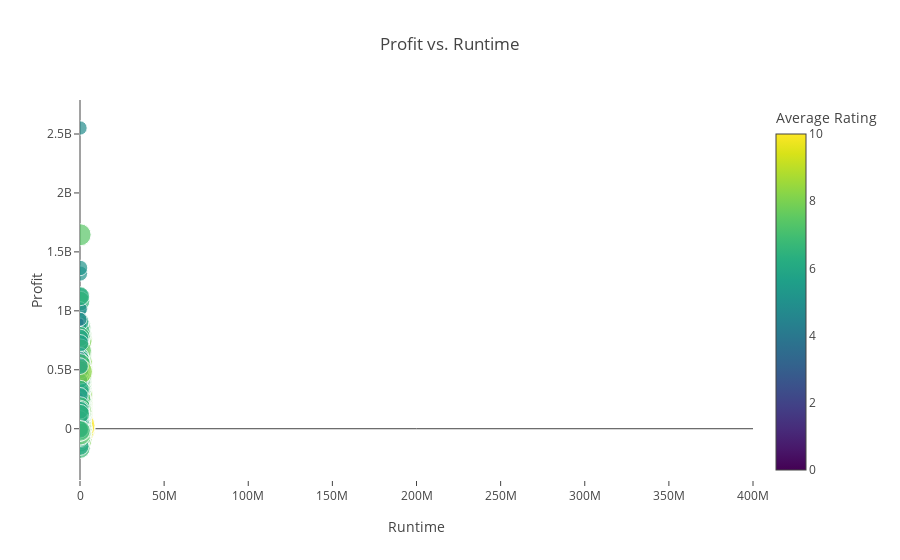

The notebook cell this image was saved under:
### Code cell
layout = go.Layout(
    title='Profit vs. Runtime',
    xaxis=dict(
        title='Runtime',
        gridcolor='rgb(255, 255, 255)',
        range=[0, 4e8],
        zerolinewidth=1,
        ticklen=5,
        gridwidth=2,
    ),
    yaxis=dict(
        title='Profit',
        gridcolor='rgb(255, 255, 255)',
        zerolinewidth=1,
        ticklen=5,
        gridwidth=2,
    )
)
data = [go.Scatter(
    x=df2.runtime.values, # Budget
    y=df2.profit.values,  # Gross
    mode='markers',
    text= df2.title.values, # Movie Titles
    marker=dict(
        size=3*(df.vote_average),
        sizeref=1.0,
        color=df.vote_average.values,
        colorbar=ColorBar(title='Average Rating'),
        showscale=True,
        colorscale='Viridis'
    ))]
fig = go.Figure(data=data, layout=layout)
iplot(fig)

### Figure 1 — Plotly figure (JSON) as saved in the notebook; plotly's stock layout.template omitted (floating-point values rounded to 4 significant figures; data arrays with more than 128 entries replaced by an {"elided": "..."} marker saying what was removed)
{"data": [{"marker": {"color": {"elided": "4789 float values"}, "colorbar": {"title": "Average Rating"}, "colorscale": "Viridis", "showscale": true, "size": {"elided": "4789 float values"}, "sizeref": 1}, "mode": "markers", "text": {"elided": "4755 str values"}, "type": "scatter", "x": {"elided": "4755 int values"}, "y": {"elided": "4755 int values"}}], "layout": {"title": "Profit vs. Runtime", "xaxis": {"gridcolor": "rgb(255, 255, 255)", "gridwidth": 2, "range": [0, 400000000], "ticklen": 5, "title": "Runtime", "zerolinewidth": 1}, "yaxis": {"gridcolor": "rgb(255, 255, 255)", "gridwidth": 2, "ticklen": 5, "title": "Profit", "zerolinewidth": 1}}}
